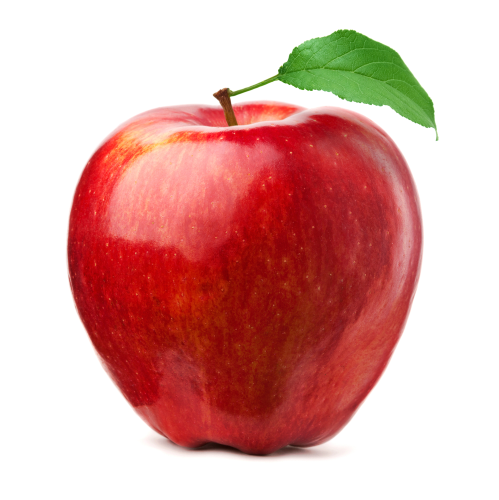
#> input picture test.jpg, 998 x 1000 px (shown at 1/2 size)
$ python main.py
#> lines starting #> are read from the running program, lines starting #| are printed output that depends on the picture; after the words box and inside, x2 and y2 are one past the last pixel; in counts of white or black regions, pixels touching at a corner belong together
import cv2

# Load input image
img = cv2.imread('test.jpg')
#> img is the input picture: shape (1000, 998, 3); mean B, G, R 163.8, 168.4, 219.8
cv2.imshow("Original RGB Image", img)
cv2.waitKey(0)
cv2.destroyAllWindows()

# Downsample the image to reduce processing load
img_small = cv2.pyrDown(img)
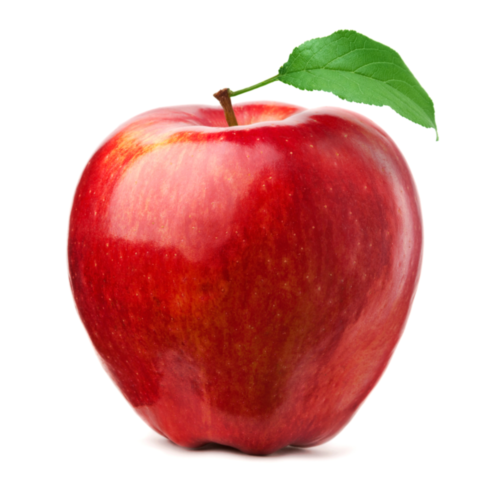
#> img_small: shape (500, 499, 3); mean B, G, R 163.8, 168.4, 219.8
cv2.imshow("Downsampled Image", img_small)
cv2.waitKey(0)
cv2.destroyAllWindows()

# Apply bilateral filter 7 times to smooth colors while preserving edges
for i in range(7):
    img_small = cv2.bilateralFilter(img_small, d=9, sigmaColor=9, sigmaSpace=7)

# Upsample to original size
img2 = cv2.pyrUp(img_small)
cv2.imshow("Bilateral Filter Applied", img2)
cv2.waitKey(0)
cv2.destroyAllWindows()

# Convert to grayscale for edge detection
img_gray = cv2.cvtColor(img2, cv2.COLOR_RGB2GRAY)
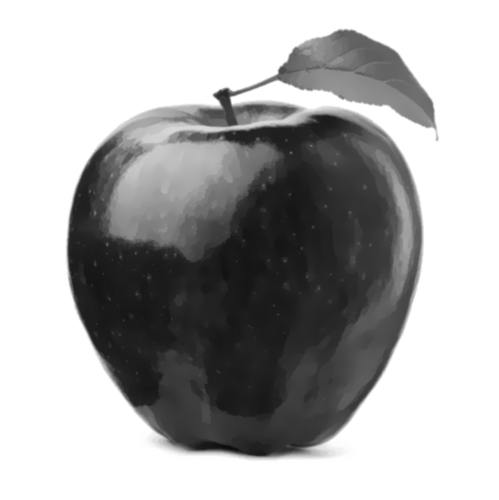
#> img_gray: shape (1000, 998) (shown at 1/2 size); min 13, max 255, mean 172.8
cv2.imshow("Grayscale Image", img_gray)
cv2.waitKey(0)
cv2.destroyAllWindows()

# Apply median blur to reduce noise before edge detection
img_blur = cv2.medianBlur(img_gray, 7)
cv2.imshow("Median Blurred Image", img_blur)
cv2.waitKey(0)
cv2.destroyAllWindows()

# Detect edges using adaptive thresholding
img_edge = cv2.adaptiveThreshold(
    img_blur, 255,
    cv2.ADAPTIVE_THRESH_GAUSSIAN_C,
    cv2.THRESH_BINARY,
    7, 2
)
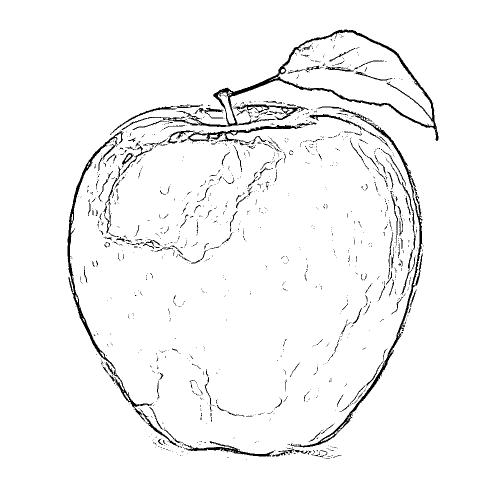
#> img_edge: shape (1000, 998) (shown at 1/2 size); 96.5% white; 1364 black regions (1181 under 20 px), largest, box (x1, y1, x2, y2) and area: (326, 59, 877, 282) 6524, (581, 213, 846, 895) 4258, (135, 262, 307, 848) 3965
cv2.imshow("Edge Mask", img_edge)
cv2.waitKey(0)
cv2.destroyAllWindows()

# Combine color image and edge mask
#> (the run stopped early here; a loop or call above may not have finished)
